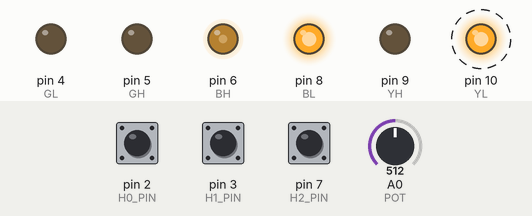
Simulated run of this sketch. Board: SparkFun Pro Micro, built with avr-gcc and run on an emulated ATmega32U4. Parts: output pins drawn as LEDs (lit = HIGH). Dashed ring = blinking. The test bench sets the inputs (shaded band); at power-on: A0 (POT) = 512, pin 2 (H0_PIN) HIGH, pin 3 (H1_PIN) HIGH, pin 7 (H2_PIN) HIGH.

Above: at 1.2 s.
1.3 s: A0 (POT) set to 716
At 2.1 s:
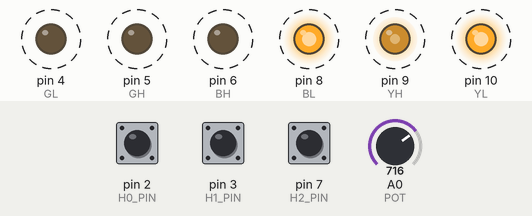
4.3 s: pin 2 (H0_PIN) pulled LOW for 0.15 s
At 4.47 s:
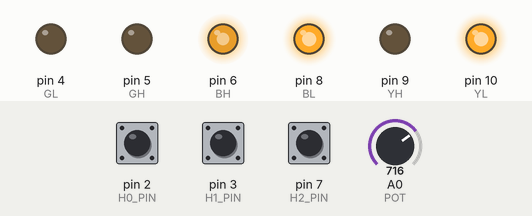
At 6.1 s:
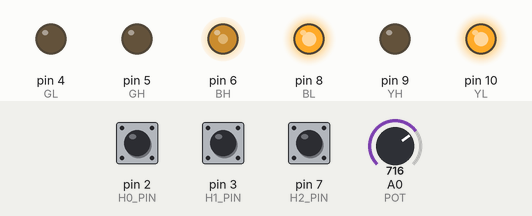
Timing chart, 0 to 7.6 s (numbered marks = the images above; inputs shaded):
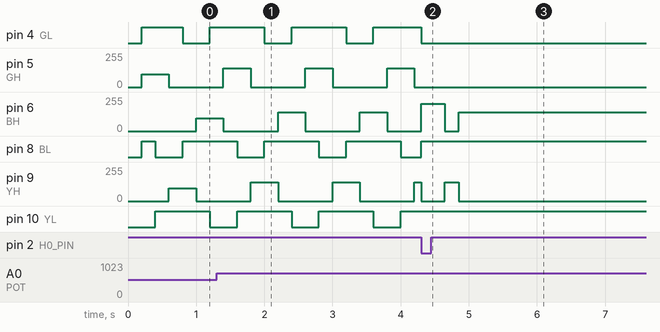

Measured:
- after the input at 4.3 s, pin 5 (GH): stays 0/255 (without the input it goes to 139/255 after 0.70 s); pin 9 (YH): 139/255 → 0/255 after 0.00 s instead of 0.30 s; pin 10 (YL): stays HIGH (without the input it goes to LOW after 0.50 s)
- by itself, pin 5 (GH), pin 9 (YH): alternates 139/255 for 0.40 s and 0/255 for 0.80 s
- by itself, pin 10 (YL): alternates HIGH for 0.80 s and LOW for 0.40 s

The sketch:

ChangeSuave.ino
```cpp
// Control BLDC con Arduino Pro Micro
// Giro en sentido directo y giro sentido inverso

// Pines de los transistores
const int GH = 5;  // GREEN alto  (PWM)  -> MOSFET alto fase verde
const int GL = 4;  // GREEN bajo  (DIG)  -> MOSFET bajo fase verde

const int BH = 6;  // BLUE  alto  (PWM)  -> MOSFET alto fase azul
const int BL = 8;  // BLUE  bajo  (DIG)  -> MOSFET bajo fase azul

const int YH = 9;   // YELLOW alto (PWM)  -> MOSFET alto fase amarilla
const int YL = 10;  // YELLOW bajo (DIG)  -> MOSFET bajo fase amarilla


// Potenciómetro --> acelerador
const int POT = A0;

// Pines de los sensores Hall con interrupciones
const int H0_PIN = 2;  // Hall 0
const int H1_PIN = 3;  // Hall 1
const int H2_PIN = 7;  // Hall 2

// Giro
 // Para controlar el PWM del motor
//int lastHallState = -1;             // Para guardar el último estado de los Hall
//unsigned long lastChangeTime = 0;   // Para verificar cuánto tiempo ha pasado
const unsigned long timeout = 200;  // Tiempo que esperamos antes de forzar el siguiente paso (200 ms)
const unsigned long cambio = 5000;
unsigned long inicio;
volatile int D = 1;
volatile unsigned long lastChangeTime = 0;
volatile int PWM;
volatile int indiceSecuenciaD = 0;
volatile int indiceSecuenciaI = 0;

// Secuencia de conmutación
int secuenciaD[6] = { 0b110, 0b100, 0b101, 0b001, 0b011, 0b010 };
//int indiceSecuenciaD = 0;

int secuenciaI[6] = { 0b010, 0b011, 0b001, 0b101, 0b100, 0b110 };
//int indiceSecuenciaI = 0;

// Variables de control

unsigned long ahora_cambio;


void setup() {

  // Sensores Hall como entrada con pullup interno
  pinMode(H0_PIN, INPUT_PULLUP);
  pinMode(H1_PIN, INPUT_PULLUP);
  pinMode(H2_PIN, INPUT_PULLUP);

  // Salidas de potencia
  pinMode(GH, OUTPUT);
  pinMode(GL, OUTPUT);
  pinMode(BH, OUTPUT);
  pinMode(BL, OUTPUT);
  pinMode(YH, OUTPUT);
  pinMode(YL, OUTPUT);


  // Interrupciones (cada vez que cambie cualquier hall)
  attachInterrupt(digitalPinToInterrupt(H0_PIN), ISR_Halls, CHANGE);
  attachInterrupt(digitalPinToInterrupt(H1_PIN), ISR_Halls, CHANGE);
  attachInterrupt(digitalPinToInterrupt(H2_PIN), ISR_Halls, CHANGE);


  // Ajuste de frecuencia PWM alta (~31 kHz aprox)
  TCCR1B = TCCR1B & 0b11111000 | 0x01;  // Timer1 -> pin 9,10
  TCCR3B = TCCR3B & 0b11111000 | 0x01;  // Timer3 -> pin 5
  TCCR4B = TCCR4B & 0b11111000 | 0x01;  // Timer4 -> pin 6,13

  ahora_cambio = millis();
}


void loop() {

  // GIRO SENTIDO DIRECTO


  inicio = millis();
  while (ahora_cambio - inicio <= cambio) {
    ahora_cambio = millis();
    // leo el potenciómetro
    PWM = analogRead(POT);

    // lo paso a PWM limitado al 80%
    // zona muerta al 5%
    if (PWM < 51) {
      PWM = 0;
    } else {
      PWM = map(PWM, 51, 1023, 0, 204);
    }
    unsigned long ahora = millis();  // Leer el tiempo actual

    if (PWM > 0) {
      if (ahora - lastChangeTime >= timeout) {
        // Forzamos el siguiente paso de la secuencia
        int hallForzado = secuenciaD[indiceSecuenciaD];
        giroSentidoDirecto(hallForzado);

        // Avanzamos al siguiente paso de la secuencia
        indiceSecuenciaD++;
        if (indiceSecuenciaD >= 6) {
          indiceSecuenciaD = 0;  // Si llegamos al final de la secuencia, volvemos al inicio
        }
        lastChangeTime = ahora;  // Reiniciamos el temporizador
      }
    }
  }

  D = 0;

  unsigned long ahora = millis();
  while (ahora - lastChangeTime <= timeout) {
    unsigned long ahora = millis();
  }

  D = 2;

  inicio = millis();

  while (ahora_cambio - inicio <= cambio) {
    ahora_cambio = millis();

    // leo el potenciómetro
    PWM = analogRead(POT);


    // lo paso a PWM limitado al 80%
    // zona muerta al 5%
    if (PWM < 51) {
      PWM = 0;
    } else {
      PWM = map(PWM, 51, 1023, 0, 204);
    }

    unsigned long ahora = millis();  // Leo el tiempo actual

    if (PWM > 0) {
      if (ahora - lastChangeTime >= timeout) {
        // Forzamos el siguiente paso de la secuencia
        int hallForzado = secuenciaI[indiceSecuenciaI];
        giroSentidoInverso(hallForzado);

        // Avanzamos al siguiente paso de la secuencia
        indiceSecuenciaI++;
        if (indiceSecuenciaI >= 6) {
          indiceSecuenciaI = 0;  // Si llegamos al final de la secuencia, volvemos al inicio
        }
        lastChangeTime = ahora;  // Reiniciamos el temporizador
      }
    }
  }


  ahora = millis();
  while (ahora - lastChangeTime <= timeout) {
    ahora = millis();
  }
  D = 1;
}

// GIRO DIRECTO INTERRUPIONES

void ISR_Halls() {
  //Leo los valores de los sensores Hall

  int ValDIO0 = digitalRead(H0_PIN);  //Leo el hall0
  int ValDIO1 = digitalRead(H1_PIN);  //Leo el hall1
  int ValDIO2 = digitalRead(H2_PIN);  //Leo el hall2

  int hallState = (ValDIO0 << 2) | (ValDIO1 << 1) | ValDIO2;  // asigno mi máscara para poder llamar a
  // los sensores de efecto hall de forma mas clara y sencilla
  if (D == 1) {
    giroSentidoDirecto(hallState);
  }
  if (D == 2) {
    giroSentidoInverso(hallState);
  }
  lastChangeTime = millis();
}

// ------------------------------------------------------------------

void giroSentidoDirecto(int hallState) {

  switch (hallState) {
    case 0b000:  //nunca vamos a tener los halls en 000 y por tanto no se va a dar
      break;

    case 0b001:
      // GL = 1, YH = 1
      digitalWrite(GH, LOW);
      digitalWrite(BH, LOW);
      analogWrite(YH, PWM);

      digitalWrite(GL, LOW);
      digitalWrite(BL, HIGH);
      digitalWrite(YL, HIGH);
      break;

    case 0b010:
      // BH = 1, YL = 1
      digitalWrite(GH, LOW);
      analogWrite(BH, PWM);
      digitalWrite(YH, LOW);

      digitalWrite(GL, HIGH);
      digitalWrite(BL, HIGH);
      digitalWrite(YL, LOW);
      break;

    case 0b011:
      // GL = 1, BH = 1
      digitalWrite(GH, LOW);
      analogWrite(BH, PWM);
      digitalWrite(YH, LOW);

      digitalWrite(GL, LOW);
      digitalWrite(BL, HIGH);
      digitalWrite(YL, HIGH);

      break;

    case 0b100:
      // GH = 1, BL = 1
      analogWrite(GH, PWM);
      digitalWrite(BH, LOW);
      digitalWrite(YH, LOW);

      digitalWrite(GL, HIGH);
      digitalWrite(BL, LOW);
      digitalWrite(YL, HIGH);
      break;

    case 0b101:
      // BL = 1, YH = 1
      digitalWrite(GH, LOW);
      digitalWrite(BH, LOW);
      analogWrite(YH, PWM);

      digitalWrite(GL, HIGH);
      digitalWrite(BL, LOW);
      digitalWrite(YL, HIGH);
      break;

    case 0b110:
      // GH = 1, YL = 1
      analogWrite(GH, PWM);
      digitalWrite(BH, LOW);
      digitalWrite(YH, LOW);

      digitalWrite(GL, HIGH);
      digitalWrite(BL, HIGH);
      digitalWrite(YL, LOW);
      break;

    case 0b111:  //nunca vamos a tener los halls en 111 no van a estar todos encendidos a la vez
      break;
  }
}


//GIRO INVERSO INTERRUPCIONES

// ------------------------------------------------------------------
void giroSentidoInverso(int hallState) {


  switch (hallState) {
    case 0b000:  //nunca vamos a tener los halls en 000
      break;

    case 0b001:
      // GH = 1, YL = 1
      analogWrite(GH, PWM);
      digitalWrite(BH, LOW);
      digitalWrite(YH, LOW);

      digitalWrite(GL, HIGH);
      digitalWrite(BL, HIGH);
      digitalWrite(YL, LOW);
      break;

    case 0b010:
      // BL = 1, YH = 1
      digitalWrite(GH, LOW);
      digitalWrite(BH, LOW);
      analogWrite(YH, PWM);

      digitalWrite(GL, HIGH);
      digitalWrite(BL, LOW);
      digitalWrite(YL, HIGH);
      break;

    case 0b011:
      // GH = 1, BL = 1
      analogWrite(GH, PWM);
      digitalWrite(BH, LOW);
      digitalWrite(YH, LOW);

      digitalWrite(GL, HIGH);
      digitalWrite(BL, LOW);
      digitalWrite(YL, HIGH);

      break;

    case 0b100:
      // GL = 1, BH = 1
      digitalWrite(GH, LOW);
      analogWrite(BH, PWM);
      digitalWrite(YH, LOW);

      digitalWrite(GL, LOW);
      digitalWrite(BL, HIGH);
      digitalWrite(YL, HIGH);
      break;

    case 0b101:
      // BH = 1, YL = 1
      digitalWrite(GH, LOW);
      analogWrite(BH, PWM);
      digitalWrite(YH, LOW);

      digitalWrite(GL, HIGH);
      digitalWrite(BL, HIGH);
      digitalWrite(YL, LOW);
      break;

    case 0b110:
      // GL = 1, YH = 1
      digitalWrite(GH, LOW);
      digitalWrite(BH, LOW);
      analogWrite(YH, PWM);

      digitalWrite(GL, LOW);
      digitalWrite(BL, HIGH);
      digitalWrite(YL, HIGH);
      break;

    case 0b111:  //nunca vamos a tener los halls en 111
      break;
  }
}
```
